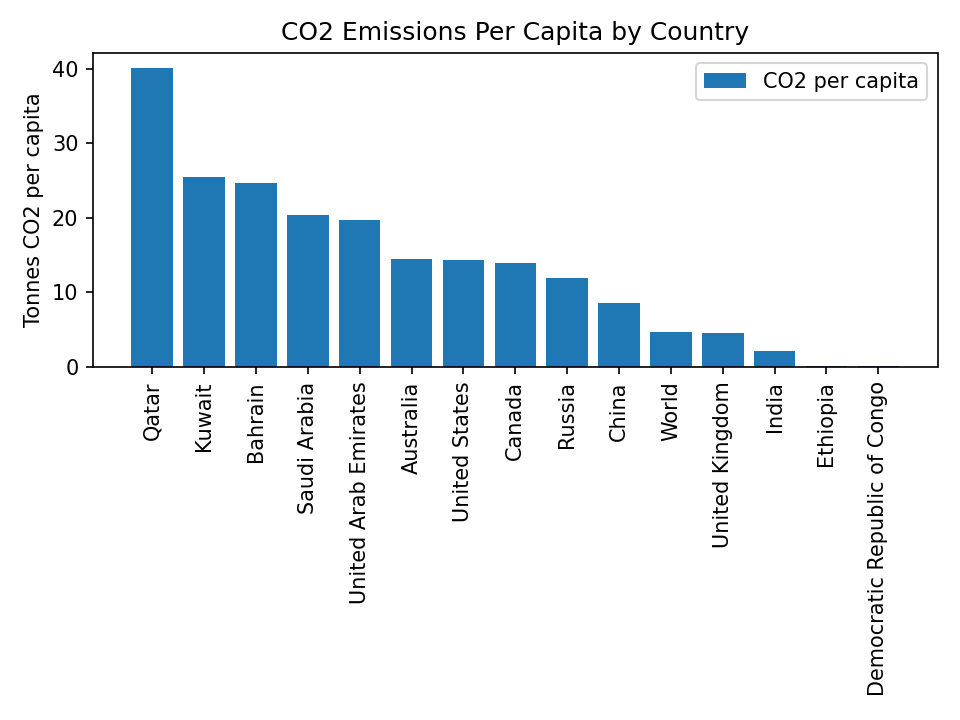

The script that saved this image:
# Ugly version: vertical bar chart with rainbow colors and rotated labels
import matplotlib.pyplot as plt
import pandas as pd
import os

SCRIPT_DIR = os.path.dirname(os.path.abspath(__file__))
ROOT_DIR = os.path.dirname(os.path.dirname(SCRIPT_DIR))

df = pd.read_csv(os.path.join(ROOT_DIR, 'datasets', 'co2_per_capita.csv'))
col = 'CO\u2082 emissions per capita'
latest = df[df['Year'] == 2023].copy()

top_countries = ['Qatar', 'Kuwait', 'Bahrain', 'United Arab Emirates', 'Saudi Arabia',
                 'Australia', 'United States', 'Canada', 'Russia',
                 'China', 'United Kingdom', 'World', 'India',
                 'Ethiopia', 'Democratic Republic of Congo']

subset = latest[latest['Entity'].isin(top_countries)].copy()
subset = subset.sort_values(col, ascending=False)

fig, ax = plt.subplots()

ax.bar(range(len(subset)), subset[col].values)
ax.set_xticks(range(len(subset)))
ax.set_xticklabels(subset['Entity'].values, rotation=90)
ax.set_title('CO2 Emissions Per Capita by Country')
ax.set_ylabel('Tonnes CO2 per capita', rotation=90)
ax.legend(['CO2 per capita'])

plt.tight_layout()
plt.savefig(os.path.join(SCRIPT_DIR, '02_ugly.png'), dpi=150)
plt.show()
